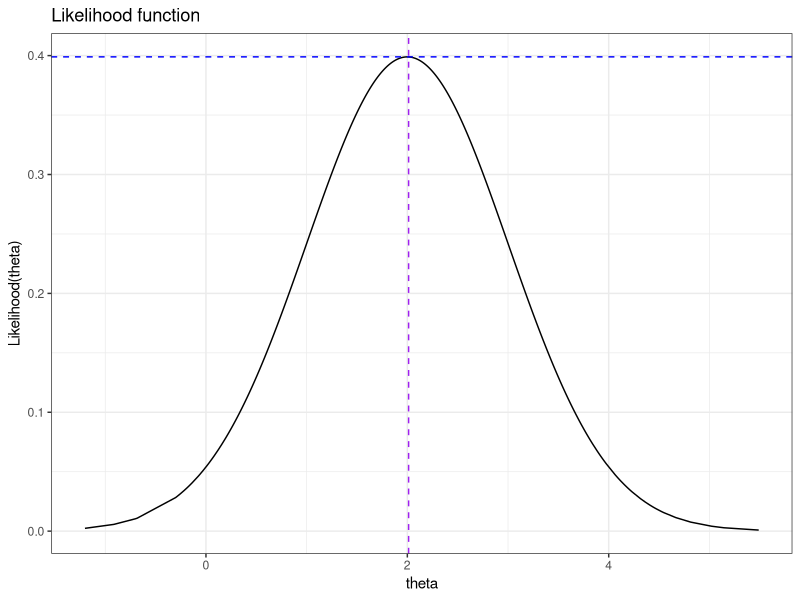
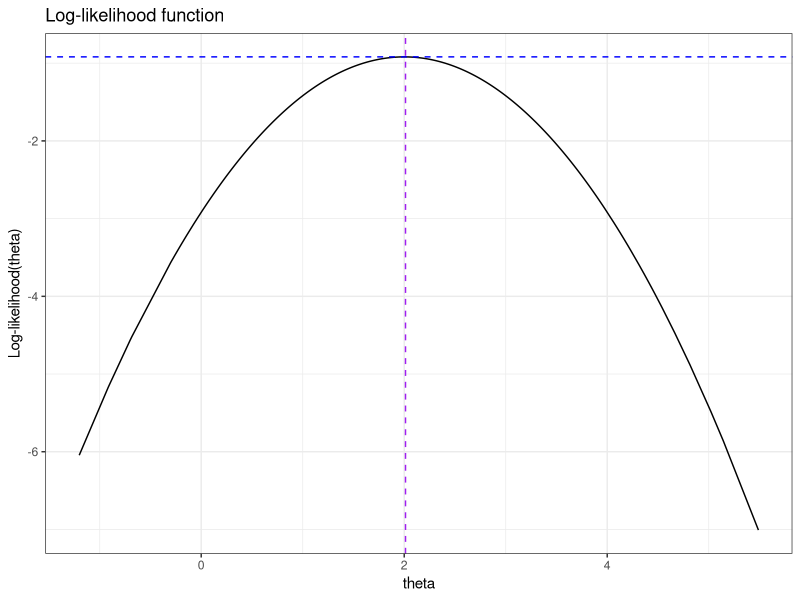
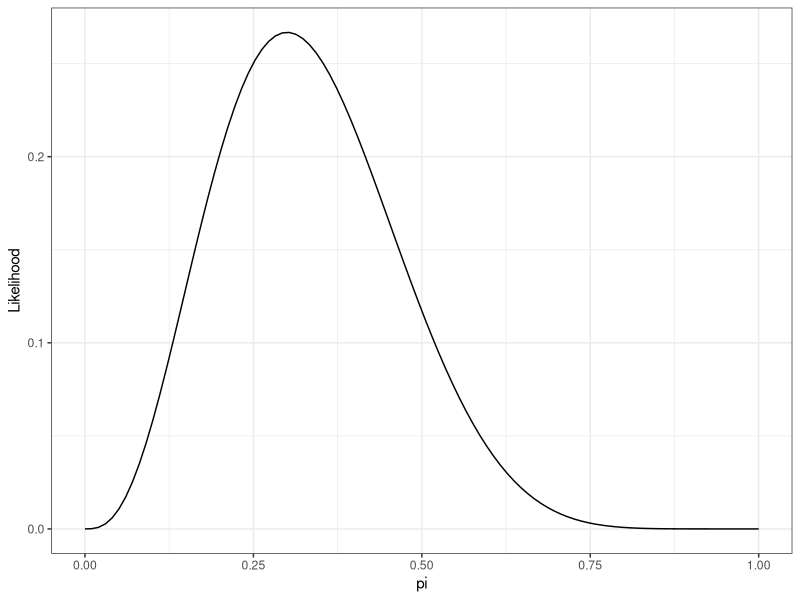

These figures' R source, in order:
## ---- chunk 1
library(tidyverse)

knitr::opts_chunk$set(
  echo = FALSE,
  warning = FALSE,
  message = FALSE,
  fig.width = 7,
  fig.height = 5
)

theme_set(theme_bw() + theme(legend.position = "bottom"))
## ---- chunk 2
set.seed(2021)
tibble(x = rnorm(1000),
       density = dnorm(x),
       y = x + 2) %>%
  ggplot(aes(y, density)) +
  geom_line() +
  geom_hline(aes(yintercept = max(density)), linetype = 2, color = "blue1") +
  #annotate(geom = 'text', label = 'L(theta_hat)', x = 2, y = .3, hjust = 0, vjust = 1) +
  geom_vline(aes(xintercept = mean(y)), linetype = 2, color = "purple") +
  labs(x = "theta", y = "Likelihood(theta)", title = "Likelihood function")

## ---- chunk 3
set.seed(2021)
tibble(x = rnorm(1000),
       density = dnorm(x),
       y = x + 2,
       logdensity = log(density)) %>%
  ggplot(aes(y, logdensity)) +
  geom_line() +
  geom_hline(aes(yintercept = max(logdensity)), linetype = 2, color = "blue1") +
  #annotate(geom = 'text', label = 'L(theta_hat)', x = 2, y = .3, hjust = 0, vjust = 1) +
  geom_vline(aes(xintercept = mean(y)), linetype = 2, color = "purple") +
  labs(x = "theta", y = "Log-likelihood(theta)", title = "Log-likelihood function")
## ---- chunk 4
## evaluates likelihood at 100 possible values of pi
likelihood_plot = tibble(
  n_individuals = 10,
  n_events = 3,
  pi = seq(0, 1, length.out = 100), ## possible parameter values
  likelihood = dbinom(n_events, n_individuals, prob = pi)
  ) %>%
  ggplot(aes(pi, likelihood)) +
  geom_line() +
  labs(x = "pi", y = "Likelihood")
## ---- chunk 5
likelihood_plot
